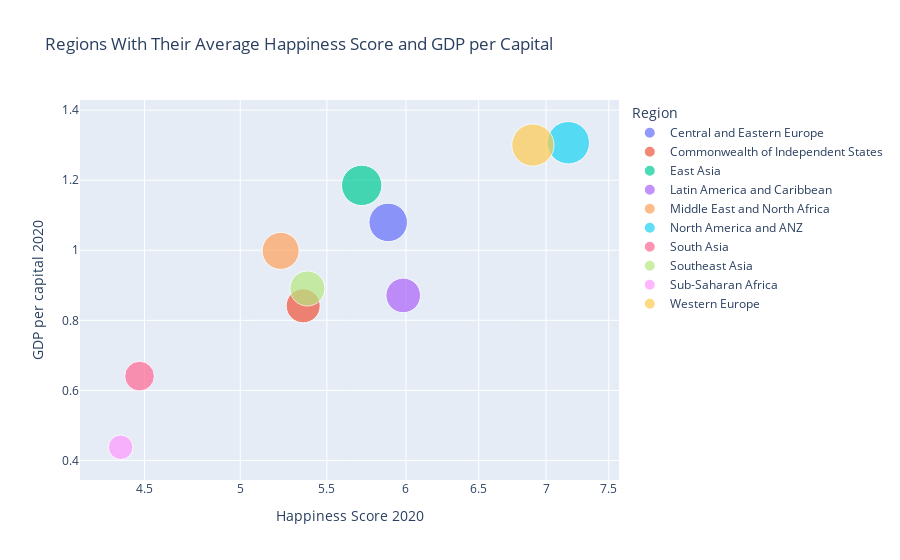

Notebook source saved alongside this figure:
### Code cell
fig = px.scatter(df_2020_regions, x="Happiness Score 2020", y="GDP per capital 2020", size="GDP per capital 2020", color="Region",
                 hover_name="Region", log_x=True, size_max=30, title ="Regions With Their Average Happiness Score and GDP per Capital")
fig.show()

### Figure 1 — Plotly figure (JSON) as saved in the notebook; plotly's stock layout.template omitted (floating-point values rounded to 4 significant figures)
{"data": [{"hovertemplate": "<b>%{hovertext}</b><br><br>Region=Central and Eastern Europe<br>Happiness Score 2020=%{x}<br>GDP per capital 2020=%{marker.size}<extra></extra>", "hovertext": ["Central and Eastern Europe"], "legendgroup": "Central and Eastern Europe", "marker": {"color": "#636efa", "size": [1.08], "sizemode": "area", "sizeref": 0.001452, "symbol": "circle"}, "mode": "markers", "name": "Central and Eastern Europe", "showlegend": true, "type": "scatter", "x": [5.884], "xaxis": "x", "y": [1.08], "yaxis": "y"}, {"hovertemplate": "<b>%{hovertext}</b><br><br>Region=Commonwealth of Independent States<br>Happiness Score 2020=%{x}<br>GDP per capital 2020=%{marker.size}<extra></extra>", "hovertext": ["Commonwealth of Independent States"], "legendgroup": "Commonwealth of Independent States", "marker": {"color": "#EF553B", "size": [0.8414], "sizemode": "area", "sizeref": 0.001452, "symbol": "circle"}, "mode": "markers", "name": "Commonwealth of Independent States", "showlegend": true, "type": "scatter", "x": [5.358], "xaxis": "x", "y": [0.8414], "yaxis": "y"}, {"hovertemplate": "<b>%{hovertext}</b><br><br>Region=East Asia<br>Happiness Score 2020=%{x}<br>GDP per capital 2020=%{marker.size}<extra></extra>", "hovertext": ["East Asia"], "legendgroup": "East Asia", "marker": {"color": "#00cc96", "size": [1.185], "sizemode": "area", "sizeref": 0.001452, "symbol": "circle"}, "mode": "markers", "name": "East Asia", "showlegend": true, "type": "scatter", "x": [5.715], "xaxis": "x", "y": [1.185], "yaxis": "y"}, {"hovertemplate": "<b>%{hovertext}</b><br><br>Region=Latin America and Caribbean<br>Happiness Score 2020=%{x}<br>GDP per capital 2020=%{marker.size}<extra></extra>", "hovertext": ["Latin America and Caribbean"], "legendgroup": "Latin America and Caribbean", "marker": {"color": "#ab63fa", "size": [0.871], "sizemode": "area", "sizeref": 0.001452, "symbol": "circle"}, "mode": "markers", "name": "Latin America and Caribbean", "showlegend": true, "type": "scatter", "x": [5.982], "xaxis": "x", "y": [0.871], "yaxis": "y"}, {"hovertemplate": "<b>%{hovertext}</b><br><br>Region=Middle East and North Africa<br>Happiness Score 2020=%{x}<br>GDP per capital 2020=%{marker.size}<extra></extra>", "hovertext": ["Middle East and North Africa"], "legendgroup": "Middle East and North Africa", "marker": {"color": "#FFA15A", "size": [0.9983], "sizemode": "area", "sizeref": 0.001452, "symbol": "circle"}, "mode": "markers", "name": "Middle East and North Africa", "showlegend": true, "type": "scatter", "x": [5.227], "xaxis": "x", "y": [0.9983], "yaxis": "y"}, {"hovertemplate": "<b>%{hovertext}</b><br><br>Region=North America and ANZ<br>Happiness Score 2020=%{x}<br>GDP per capital 2020=%{marker.size}<extra></extra>", "hovertext": ["North America and ANZ"], "legendgroup": "North America and ANZ", "marker": {"color": "#19d3f3", "size": [1.307], "sizemode": "area", "sizeref": 0.001452, "symbol": "circle"}, "mode": "markers", "name": "North America and ANZ", "showlegend": true, "type": "scatter", "x": [7.174], "xaxis": "x", "y": [1.307], "yaxis": "y"}, {"hovertemplate": "<b>%{hovertext}</b><br><br>Region=South Asia<br>Happiness Score 2020=%{x}<br>GDP per capital 2020=%{marker.size}<extra></extra>", "hovertext": ["South Asia"], "legendgroup": "South Asia", "marker": {"color": "#FF6692", "size": [0.6406], "sizemode": "area", "sizeref": 0.001452, "symbol": "circle"}, "mode": "markers", "name": "South Asia", "showlegend": true, "type": "scatter", "x": [4.475], "xaxis": "x", "y": [0.6406], "yaxis": "y"}, {"hovertemplate": "<b>%{hovertext}</b><br><br>Region=Southeast Asia<br>Happiness Score 2020=%{x}<br>GDP per capital 2020=%{marker.size}<extra></extra>", "hovertext": ["Southeast Asia"], "legendgroup": "Southeast Asia", "marker": {"color": "#B6E880", "size": [0.8908], "sizemode": "area", "sizeref": 0.001452, "symbol": "circle"}, "mode": "markers", "name": "Southeast Asia", "showlegend": true, "type": "scatter", "x": [5.383], "xaxis": "x", "y": [0.8908], "yaxis": "y"}, {"hovertemplate": "<b>%{hovertext}</b><br><br>Region=Sub-Saharan Africa<br>Happiness Score 2020=%{x}<br>GDP per capital 2020=%{marker.size}<extra></extra>", "hovertext": ["Sub-Saharan Africa"], "legendgroup": "Sub-Saharan Africa", "marker": {"color": "#FF97FF", "size": [0.4374], "sizemode": "area", "sizeref": 0.001452, "symbol": "circle"}, "mode": "markers", "name": "Sub-Saharan Africa", "showlegend": true, "type": "scatter", "x": [4.383], "xaxis": "x", "y": [0.4374], "yaxis": "y"}, {"hovertemplate": "<b>%{hovertext}</b><br><br>Region=Western Europe<br>Happiness Score 2020=%{x}<br>GDP per capital 2020=%{marker.size}<extra></extra>", "hovertext": ["Western Europe"], "legendgroup": "Western Europe", "marker": {"color": "#FECB52", "size": [1.3], "sizemode": "area", "sizeref": 0.001452, "symbol": "circle"}, "mode": "markers", "name": "Western Europe", "showlegend": true, "type": "scatter", "x": [6.899], "xaxis": "x", "y": [1.3], "yaxis": "y"}], "layout": {"legend": {"itemsizing": "constant", "title": {"text": "Region"}, "tracegroupgap": 0}, "title": {"text": "Regions With Their Average Happiness Score and GDP per Capital"}, "xaxis": {"anchor": "y", "domain": [0, 1], "title": {"text": "Happiness Score 2020"}, "type": "log"}, "yaxis": {"anchor": "x", "domain": [0, 1], "title": {"text": "GDP per capital 2020"}}}}
